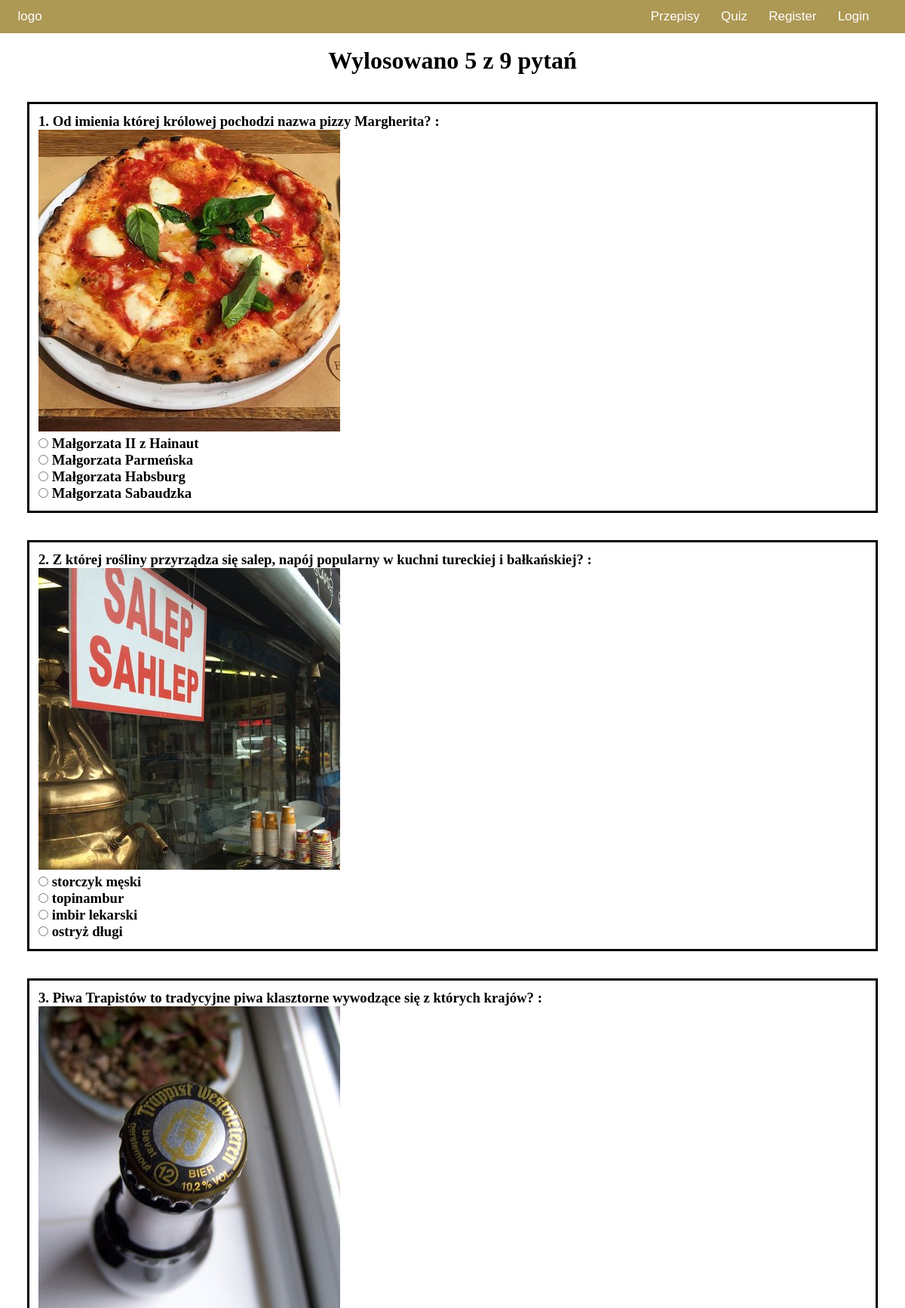
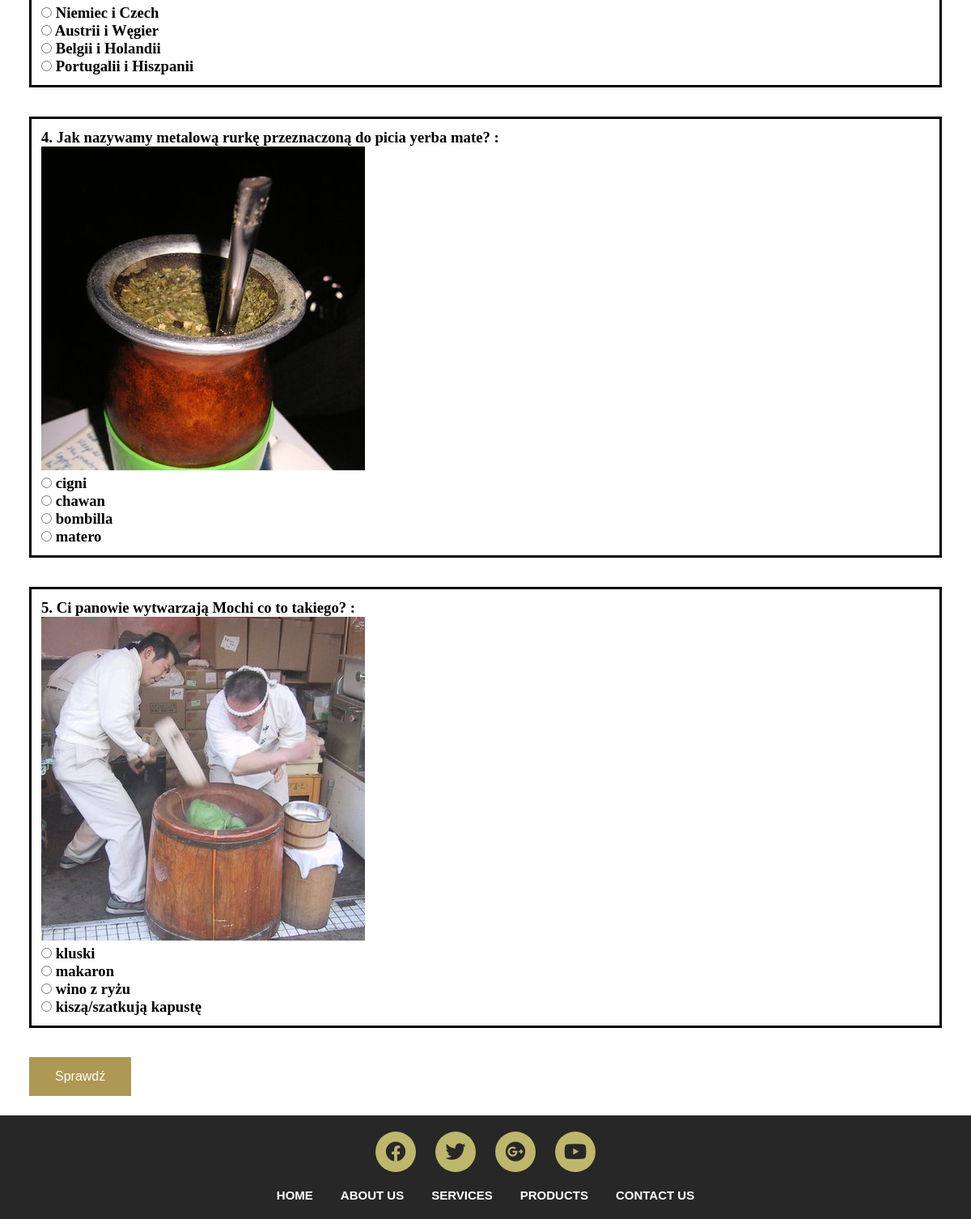
Screenshot of /quiz.php with the database file from the repository (2 pictures, top to bottom).
### tables this page shows
CREATE TABLE `pyt` (
  `id_pyt` int(11) NOT NULL,
  `pytanie` text NOT NULL,
  `odpa` text NOT NULL,
  `odpb` text NOT NULL,
  `odpc` text NOT NULL,
  `odpd` text NOT NULL,
  `poprawna` text NOT NULL,
  `img` text NOT NULL
);

### quiz.php (the view, shortened to what this page needs)
<!DOCTYPE html>
<html lang="pl-PL">
  <head>
    <link rel="stylesheet" type="text/css" href="./css/examstyle.css">
    <link rel="stylesheet" href="https://use.fontawesome.com/releases/v5.9.0/css/all.css">
  </head>
  <body>
    <?php
			if ((isset($_SESSION['zalogowany'])) && ($_SESSION['zalogowany']==true))
			{
				?>
				<div id="menu">
			    <ul>
			      <li>
			        <a href="index.php">logo</a>
			      </li>
			      <li>
			        <a href="przepisy.php">Przepisy</a>
			      </li>
						<li>
			        <a href="quiz.php">Quiz</a>
			      </li>
			      <li>
			        <a href="panel.php"><?php echo $_SESSION['user'] ?></a>
			      </li>
						<li>
						<a href="logout.php">Wyloguj się!</a>
						</li>
			    </ul>
			  </div>
					<?php
			}
			else
			{
				?>
				<div id="menu">
					<ul>
						<li>
							<a href="index.php">logo</a>
						</li>
						<li>
							<a href="przepisy.php">Przepisy</a>
						</li>
						<li>
							<a href="quiz.php">Quiz</a>
						</li>
						<li>
							<a href="register.php">Register</a>
						</li>
						<li>
							<a href="login.php">Login</a>
						</li>
					</ul>
				</div>
				<?php
			}
		?>
  <div id="examform">
    <form action="endquiz.php" method="post">
      <?php
      require_once "connect.php";
        $conn = new mysqli($host, $db_user, $db_password, $db_name);
        $sql = "SELECT * FROM pyt ORDER BY rand() limit 5";
        $sql2 = "SELECT * FROM pyt";
        $zapytanie=mysqli_query($conn,$sql2);
        $rowcount=mysqli_num_rows($zapytanie);
        $result = $conn->query($sql);
        $licz=1;
        echo "<br><h1>Wylosowano 5 z " .$rowcount." pytań</h1>";
        if ($result->num_rows > 0) {
            while($row = $result->fetch_assoc()) {
                ?>
                <div class="row">
                <h3><?php echo $licz.". ".$row["pytanie"] ?> :<h3>
                <img src="img/<?php echo $row["img"]; ?>.jpg" alt="zdjecie">
                <label>
                  <br><input type="radio" name="pyt<?php echo $licz; ?>" value="<?php echo $row["odpa"] ?>"> <?php echo $row["odpa"] ?>
                </label>
                <label>
                  <br><input type="radio" name="pyt<?php echo $licz; ?>" value="<?php echo $row["odpb"] ?>"> <?php echo $row["odpb"] ?>
                </label>
                <label>
                  <br><input type="radio" name="pyt<?php echo $licz; ?>" value="<?php echo $row["odpc"] ?>"> <?php echo $row["odpc"] ?>
                </label>
                <label>
                  <br><input type="radio" name="pyt<?php echo $licz; ?>" value="<?php echo $row["odpd"] ?>"> <?php echo $row["odpd"] ?>
                </label>
              </div>
            <?php
              $licz++;
            }
            ?>
            </div>
              <button class="button" name="food" value="Sprawdź">Sprawdź</button>
              <?php
        } else {
            echo "0 results";
        }
        ?>
  <div class="big-foot">
    <div class="footer-social-icons">
      <ul>
        <li><a href="#" target="blank"><i class="fab fa-facebook"></i></a></li>
        <li><a href="#" target="blank"><i class="fab fa-twitter"></i></a></li>
        <li><a href="#" target="blank"><i class="fab fa-google-plus"></i></a></li>
        <li><a href="#" target="blank"><i class="fab fa-youtube"></i></a></li>
      </ul>
    </div>
    <div class="footer-menu">
      <ul>
        <li><a href="#">Home</a></li>
        <li><a href="#">About us</a></li>
        <li><a href="#">Services</a></li>
        <li><a href="#">Products</a></li>
        <li><a href="#">Contact us</a></li>
      </ul>
    </div>
  </div>
  </body>
</html>

### css/examstyle.css (style rules this page uses)
* { margin: 0; padding: 0; }
h1 { text-align: center; }
.button { margin-left: 3%; margin-bottom: 2%; left: 10%; background-color: #ad9854; border: none; color: white; padding: 15px 32px; text-align: center; text-decoration: none; display: inline-block; font-size: 16px; }
form { text-align:left; }
.row { padding-left: 25%; border: 3px solid; padding: 1%; margin: 3%; }
#menu { background-color: #ad9854; width: 100%; padding-top: 1%; padding-bottom: 1%; text-align:right; }
#menu > ul > li { display: inline; padding-right:2%; font-size: 17px; font-family: Arial; }
#menu > ul > li:first-child { float: left; padding-left: 2%; }
#menu > ul { padding-right:2%; }
#menu > ul > li > a { color: white; text-decoration: none; }
.big-foot { width: 100%; height: auto; margin: auto; background: #272727; padding: 20px 0px; }
.footer-social-icons { width: 100%; height: auto; margin: auto; }
.footer-social-icons ul { margin: 0px; padding: 0px; text-align: center; }
.footer-social-icons ul li { display: inline-block; width: 50px; height: 50px; margin: 0px 10px; border-radius: 100%; background: #bdb76b; }
.footer-social-icons ul li a { color:#272727; font-size: 25px; display: block; }
.footer-social-icons ul li a i { line-height: 50px; }
.footer-menu { width: 100%; height: auto; margin:auto; margin-top: 20px; }
.footer-menu ul { margin-left: 0px; padding: 0px; text-align: center; }
.footer-menu ul li { display: inline-block; margin: 0px 15px; }
.footer-menu ul li a { font-family:arial; font-size:15px; font-weight: 600; color:#fff; text-transform: uppercase; }
a { text-decoration: none; outline:none; }
form { margin: 0; }

### rows the page displays
pyt: pytanie "Od imienia której królowej pochodzi nazwa pizzy Margherita?", img (picture), odpa "Małgorzata II z Hainaut", odpb "Małgorzata Parmeńska", odpc "Małgorzata Habsburg", odpd "Małgorzata Sabaudzka"
pyt: pytanie "Z której rośliny przyrządza się salep, napój popularny w kuchni tureckiej i bałkańskiej?", img (picture), odpa "storczyk męski", odpb "topinambur", odpc "imbir lekarski", odpd "ostryż długi"
pyt: pytanie "Piwa Trapistów to tradycyjne piwa klasztorne wywodzące się z których krajów?", img (picture), odpa "Niemiec i Czech", odpb "Austrii i Węgier", odpc "Belgii i Holandii", odpd "Portugalii i Hiszpanii"
pyt: pytanie "Jak nazywamy metalową rurkę przeznaczoną do picia yerba mate?", img (picture), odpa "cigni", odpb "chawan", odpc "bombilla", odpd "matero"
pyt: pytanie "Ci panowie wytwarzają Mochi co to takiego?", img (picture), odpa "kluski", odpb "makaron", odpc "wino z ryżu", odpd "kiszą/szatkują kapustę"

### other values shown
$rowcount "9"
